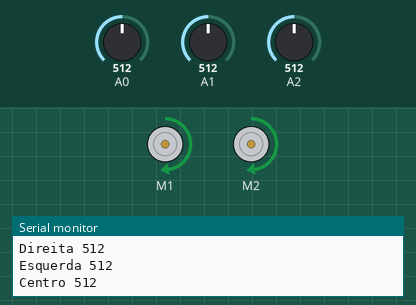
Recording of a sketch running on a simulated Arduino Uno, built with avr-gcc and run on an emulated ATmega328P. On the bench: 2 × DC motor (green arrow = forward, orange = backward, longer = faster), the last lines printed to the serial monitor. Inputs (shaded band) come from the test bench; at power-on: A0 = 512, A1 = 512, A2 = 512.

Above: at 6.2 s.
6.3 s: A0 set to 536
At 6.8 s:
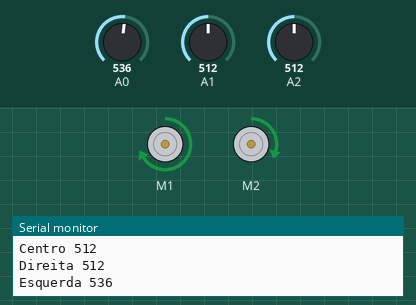
7.8 s: A1 set to 499
At 9.0 s:
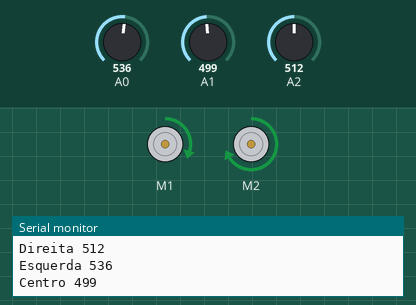
9.3 s: A2 set to 493
At 10.3 s:
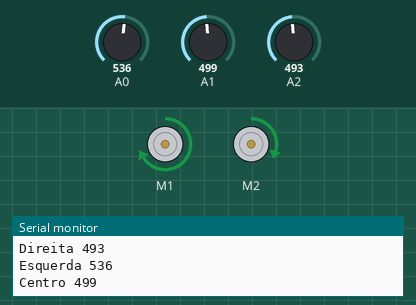
10.8 s: A2 set to 511
At 11.5 s:
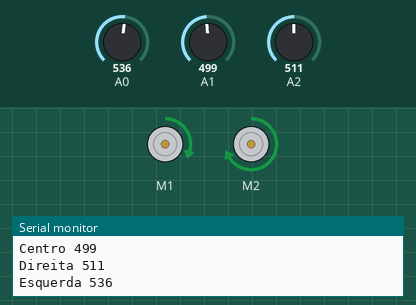
12.3 s: A2 set to 306
At 12.6 s:
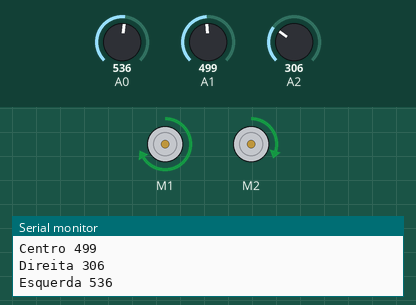
Timing chart, 0 to 15.3 s (numbered marks = the images above; inputs shaded):
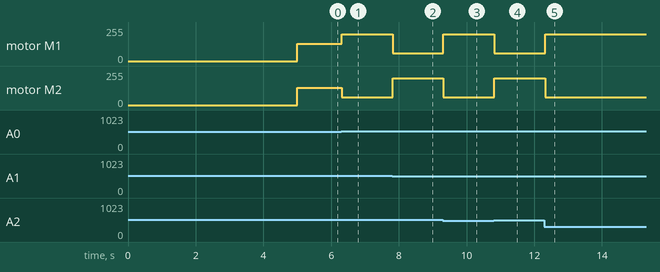

Measured:
- the behaviour switches between 517 and 518 on A0 (found by bisection; images 0 and 1)
- the behaviour switches between 507 and 506 on A1 (found by bisection; images 1 and 2)
- the behaviour switches between 505 and 504 on A2 (found by bisection; images 2 and 3)
- after the input at 6.3 s, motor M1: forward 130/255 → forward 200/255 at once; motor M2: forward 130/255 → forward 60/255 at once
- after the input at 7.8 s, motor M1: forward 200/255 → forward 60/255 at once; motor M2: forward 60/255 → forward 200/255 at once
- after the input at 9.3 s, motor M1: forward 60/255 → forward 200/255 at once; motor M2: forward 200/255 → forward 60/255 at once
- after the input at 10.8 s, motor M1: forward 200/255 → forward 60/255 at once; motor M2: forward 60/255 → forward 200/255 at once
- after the input at 12.3 s, motor M1: forward 60/255 → forward 200/255 at once; motor M2: forward 200/255 → forward 60/255 at once

The sketch:

roboSegueLinha.ino
```cpp
//Programa : Motor shield com sensor TCRT5000
//Adaptacoes : FILIPEFLOP
//
//Baseado no programa original de Michael McRoberts

#include <AFMotor.h>

AF_DCMotor motor_esq(1); //Seleciona o motor 1
AF_DCMotor motor_dir(2); //Seleciona o motor 4

int SENSOR1, SENSOR2, SENSOR3;

//deslocamentos de calibracao
int leftOffset = 0, rightOffset = 0, centre = 0;
//pinos para a velocidade e direcao do motor
int speed1 = 3, speed2 = 11, direction1 = 12, direction2 = 13;
//velocidade inicial e deslocamento de rotacao
int startSpeed = 130, rotate = 70;
//limiar do sensor
int threshold = 5;
//velocidades iniciais dos motores esquerdo e direito
int left = startSpeed, right = startSpeed;

//Rotina de calibracao do sensor
void calibrate()
{
 for (int x=0; x<10; x++) //Executa 10 vezes para obter uma media
 {
   delay(100);
   SENSOR1 = analogRead(8);
   SENSOR2 = analogRead(9);
   SENSOR3 = analogRead(10);
   leftOffset = leftOffset + SENSOR1;
   centre = centre + SENSOR2;
   rightOffset = rightOffset + SENSOR3;
   delay(100);
 }
 //obtem a media para cada sensor
 leftOffset = leftOffset /10;
 rightOffset = rightOffset /10;
 centre = centre / 10;
 //calcula os deslocamentos para os sensores esquerdo e direito
 leftOffset = centre - leftOffset;
 rightOffset = centre - rightOffset;
}

void setup()
{
  Serial.begin(9600);           // set up Serial library at 9600 bps
  calibrate();
  delay(3000);
}

void loop()
{
  //utiliza a mesma velocidade em ambos os motores
  left = startSpeed;
  right = startSpeed;

  //le os sensores e adiciona os deslocamentos
  SENSOR1 = analogRead(8) + leftOffset;
  SENSOR2 = analogRead(9);
  SENSOR3 = analogRead(10) + rightOffset;

  //Se SENSOR1 for maior do que o sensor do centro + limiar,
// vire para a direita
  if (SENSOR1 > SENSOR2+threshold)
  {
    left = startSpeed + rotate;
    right = startSpeed - rotate;
  }

  //Se SENSOR3 for maior do que o sensor do centro + limiar,
// vire para a esquerda
  if (SENSOR3 > (SENSOR2+threshold))
  {
    left = startSpeed - rotate;
    right = startSpeed + rotate;
  }

  //Envia os valores de velocidade para os motores
  motor_esq.setSpeed(left);
  motor_esq.run(FORWARD);
  motor_dir.setSpeed(right);
  motor_dir.run(FORWARD);


  Serial.print("Esquerda ");
  Serial.println(SENSOR1);

  Serial.print("Centro ");
  Serial.println(SENSOR2);

  Serial.print("Direita ");
  Serial.println(SENSOR3);

 //delay(250);
}
```
